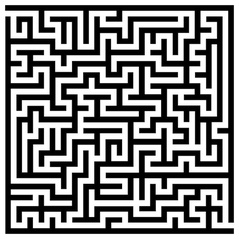
#> input picture labirinto.jpeg, 239 x 239 px, shrunk from 740 x 740 before the run
$ python main.py
#> lines starting #> are read from the running program, lines starting #| are printed output that depends on the picture; after the words box and inside, x2 and y2 are one past the last pixel; in counts of white or black regions, pixels touching at a corner belong together
### funcoes/encontrar_extremos.py
def encontrar_extremos(matriz):
    tam_cel = matriz.shape[0] / 41

    extremos = []
    pixels = []

    for i in range(1, 21):
        ini = int(tam_cel / 2)
        fim = int(tam_cel * 40 + tam_cel / 2)
        pos = int(i * 2 * tam_cel - tam_cel / 2)

        # Superior
        if matriz[ini, pos] == 1:
            extremos.append([1, i])
            pixels.append([ini, pos])

        # Esquerda
        if matriz[pos, ini] == 1:
            extremos.append([i, 1])
            pixels.append([pos, ini])

        # Inferior
        if matriz[fim, pos] == 1:
            extremos.append([20, i])
            pixels.append([fim, pos])

        # Direita
        if matriz[pos, fim] == 1:
            extremos.append([i, 20])
            pixels.append([pos, fim])

    return extremos, pixels

### funcoes/construir_grafo.py
import numpy as np

def coordenadas_centros(B: np.ndarray, m: int, n: int):
    """
    Calcula os centros das células da grade lógica.

    A imagem possui 2*m+1 subdivisões na altura e
    2*n+1 subdivisões na largura.
    """
    altura, largura = B.shape

    passo_y = altura / (2 * m + 1)
    passo_x = largura / (2 * n + 1)

    xs = [(2 * j + 1.5) * passo_x for j in range(n)]
    ys = [(2 * i + 1.5) * passo_y for i in range(m)]

    return xs, ys


def construir_grafo(B: np.ndarray, m: int, n: int) -> np.ndarray:
    """
    Constrói a matriz de adjacência.

    B: imagem binária, com 1 para caminho livre e 0 para parede.
    m: número de linhas de vértices.
    n: número de colunas de vértices.

    Retorna uma matriz de adjacência simétrica.
    """
    if B.ndim != 2:
        raise ValueError("A imagem binária deve ser bidimensional.")

    if m <= 0 or n <= 0:
        raise ValueError("m e n devem ser positivos.")

    altura, largura = B.shape

    if altura < 1 or largura < 1:
        raise ValueError("A imagem está vazia.")

    A = np.zeros((m * n, m * n), dtype=int)
    xs, ys = coordenadas_centros(B, m, n)

    def passagem_livre(x1, y1, x2, y2):
        x1, y1 = int(round(x1)), int(round(y1))
        x2, y2 = int(round(x2)), int(round(y2))

        # Verifica os limites da imagem.
        if not (
            0 <= x1 < largura
            and 0 <= x2 < largura
            and 0 <= y1 < altura
            and 0 <= y2 < altura
        ):
            return False

        # Movimento horizontal.
        if y1 == y2:
            pixels = B[
                y1,
                min(x1, x2):max(x1, x2) + 1
            ]

        # Movimento vertical.
        elif x1 == x2:
            pixels = B[
                min(y1, y2):max(y1, y2) + 1,
                x1
            ]

        else:
            return False

        return pixels.size > 0 and np.all(pixels == 1)

    for i in range(m):
        for j in range(n):
            u = i * n + j

            # Vizinho à direita.
            if j + 1 < n:
                v = u + 1

                if passagem_livre(
                    xs[j], ys[i],
                    xs[j + 1], ys[i]
                ):
                    A[u, v] = 1
                    A[v, u] = 1

            # Vizinho abaixo.
            if i + 1 < m:
                v = u + n

                if passagem_livre(
                    xs[j], ys[i],
                    xs[j], ys[i + 1]
                ):
                    A[u, v] = 1
                    A[v, u] = 1

    return A

### funcoes/visualizacao.py
import matplotlib.pyplot as plt

from funcoes.coordenada_no import coordenada_no
from funcoes.construir_grafo import coordenadas_centros


def visualizar_caminho(img, caminho, m, n, pixels):
    """Desenha o caminho mínimo sobre a imagem do labirinto.

    Parâmetros:
        img: imagem original do labirinto.
        caminho: lista ordenada de IDs dos vértices do caminho.
        m: número de linhas da grade.
        n: número de colunas da grade.
    """

    altura, largura = img.shape[:2]

    # converte cada ID em coordenadas de pixels.
    pontos = []

    for vertice in caminho:
        linha = (vertice - 1) // n + 1
        coluna = (vertice - 1) % n + 1

        x, y = coordenada_no(
            linha, coluna, largura, altura, n, m
        )
        pontos.append((x, y))

    # separa as coordenadas horizontais e verticais
    xs = [p[0] for p in pontos]
    ys = [p[1] for p in pontos]

    # cria a figura
    fig, ax = plt.subplots(figsize=(10, 10))
    ax.imshow(img, cmap="gray", origin="upper")

    # desenha o caminho mínimo em vermelho
    ax.plot(xs, ys, color="red", linewidth=2.5, zorder=3, label="Caminho mínimo")

    # pixels contém [linha, coluna] detectados pela Julia
    linha_entrada, coluna_entrada = pixels[0]
    linha_saida, coluna_saida = pixels[1]

    # marca a entrada em verde
    ax.scatter(
        coluna_entrada, linha_entrada,
        color="green", s=80,
        label="Entrada", zorder=4
    )

    # marca a saída em azul
    ax.scatter(
        coluna_saida, linha_saida,
        color="blue", s=80,
        label="Saída", zorder=4
    )

    ax.set_title("Caminho mínimo no labirinto")
    ax.legend(loc="upper left", bbox_to_anchor=(1.02, 1))
    ax.set_axis_off()
    fig.tight_layout()

    fig.savefig("caminho.png", dpi=200, bbox_inches="tight")
    plt.show()

def visualizar_grafo_caminho(B, A, m, n, caminho=None,mostrar_labirinto=True,nome_arquivo="grafo.png", pixels=None):

        """Visualiza o grafo construído a partir do labirinto.
           Ou destaca o caminho mínimo encontrado sobre o grafo.

        Parâmetros:
            B: imagem binária do labirinto.
            A: matriz de adjacência do grafo.
            m: número de linhas da grade.
            n: número de colunas da grade.
            caminho: lista ordenada de IDs dos vértices do caminho mínimo.
            mostrar_labirinto: se True, exibe a imagem do labirinto ao fundo;
            nome_arquivo: nome do arquivo em que a figura será salva.
        """
        if B.ndim != 2:
            raise ValueError("A imagem binária deve ser bidimensional.")

        if A.shape != (m * n, m * n):
            raise ValueError("A dimensão da matriz A é incompatível.")

        # altura = número de linhas de pixels; largura = número de colunas.
        altura, largura = B.shape

        # Calcula as coordenadas (x, y) dos centros das células da grade.
        # xs contém as posições horizontais das colunas.
        # ys contém as posições verticais das linhas.
        xs, ys = coordenadas_centros(B, m, n)

        # Cria uma figura e um eixo para desenhar o grafo.
        fig, ax = plt.subplots(figsize=(14, 12))


        # Verifica se a imagem do labirinto deve aparecer no fundo.
        if mostrar_labirinto:
                # Exibe a imagem binária em tons de cinza.
            ax.imshow(B, cmap="gray",origin="upper",interpolation="nearest")


        # Percorre todas as linhas da grade.
        for i in range(m):
            # Percorre todas as colunas da grade.
            for j in range(n):
                # Converte a posição (i, j), com índices começando em zero,
                # no índice correspondente do vértice na matriz de adjacência A.
                # A numeração dos vértices na matriz começa em zero.
                u = i * n + j

                # Verifica se existe uma coluna à direita
                # e se há uma aresta entre u e o vértice à direita.
                if j + 1 < n and A[u, u + 1] == 1:
                    # Desenha a aresta horizontal entre os centros das duas células.
                    ax.plot(
                        [xs[j], xs[j + 1]], # Coordenadas x: centro atual e centro à direita.
                        [ys[i], ys[i]],     # Coordenadas y: mesma linha.
                        color="cyan",
                        linewidth=1.2,
                        zorder=2
                    )
                # Verifica se existe uma linha abaixo
                # e se há uma aresta entre u e o vértice abaixo.
                if i + 1 < m and A[u, u + n] == 1:
                    ax.plot(
                        [xs[j], xs[j]],
                        [ys[i], ys[i + 1]],
                        color="cyan",
                        linewidth=1.2,
                        zorder=2
                    )

        # Percorre novamente todas as linhas da grade.
        for i in range(m):
            # Percorre todas as colunas da grade.
            for j in range(n):

                # Desenha o vértice localizado no centro da célula (i, j).
                ax.scatter(
                    xs[j],  # Coordenada horizontal do centro.
                    ys[i],  # Coordenada vertical do centro.
                    color="darkblue",
                    s=12,   # Tamanho do marcador.
                    zorder=3  # Desenha os vértices sobre as arestas.
                )


        # Destaca o caminho mínimo.
        if caminho:
            # Cria listas para armazenar as coordenadas dos vértices do caminho.
            pontos_x = []
            pontos_y = []

            # Percorre os IDs dos vértices na ordem do caminho.
            for vertice in caminho:
                # Converte o ID, que começa em 1, em índice de linha começando em zero.
                linha = (vertice - 1) // n

                # Converte o ID em índice de coluna começando em zero.
                coluna = (vertice - 1) % n

                # Guarda as coordenadas do centro desse vértice.
                pontos_x.append(xs[coluna])
                pontos_y.append(ys[linha])

            # Desenha o caminho conectando os vértices na ordem recebida.
            ax.plot(
                pontos_x, pontos_y,
                color="red",
                linewidth=2.5,
                zorder=4,     # O caminho aparece sobre os vértices e as arestas.
                label="Caminho mínimo"
            )
            # Destaca o primeiro vértice do caminho, o início.
            ax.scatter(
                pontos_x[0], pontos_y[0],
                color="green", s=70,
                zorder=5, label="Início do caminho mínimo"
            )

            # Destaca o último vértice do caminho, o destino.
            ax.scatter(
                pontos_x[-1], pontos_y[-1],
                color="blue", s=70,
                zorder=5, label="fim do caminho"
            )

            ax.legend(loc="upper left", bbox_to_anchor=(1.02, 1))

        # marca a entrada e a saída do labirinto.
        if pixels is not None:
            linha_entrada, coluna_entrada = pixels[0]
            linha_saida, coluna_saida = pixels[1]

            ax.scatter(
                coluna_entrada, linha_entrada,
                color="green", s=80,
                zorder=5, label="Entrada"
            )

            ax.scatter(
                coluna_saida, linha_saida,
                color="blue", s=80,
                zorder=5, label="Saída"
            )

            ax.legend(loc="upper left", bbox_to_anchor=(1.02, 1))

        # Define o título conforme a presença do caminho e a exibição do labirinto.
        titulo = (
            "Grafo completo com caminho mínimo"
            if caminho and not mostrar_labirinto
            else "Grafo sobreposto ao labirinto"
        )

        ax.set_title(titulo)
        ax.set_xlim(-0.5, largura - 0.5)
        ax.set_ylim(altura - 0.5, -0.5)
        ax.set_aspect("equal")
        ax.set_axis_off()

        plt.tight_layout()

        fig.savefig(nome_arquivo, dpi=200, bbox_inches="tight")
        plt.show()

### funcoes/dijkstra.py
import numpy as np

def dijkstra(A, s):
    A = np.asarray(A)
    n = A.shape[0]
    dist = np.full(n, np.inf, dtype=float)
    predecessores = np.full(n, -1, dtype=int)
    visit = np.zeros(n, dtype=bool)

    dist[s] = 0

    for _ in range(n):
        candidatos = np.where(~visit, dist, np.inf)
        u = int(np.argmin(candidatos))

        if np.isinf(dist[u]):
            break

        visit[u] = True

        vizinhos = np.flatnonzero(A[u])

        for vizinho in vizinhos:
            if visit[vizinho]:
                continue

            if dist[vizinho] > dist[u] + 1:
                dist[vizinho] = dist[u] + 1
                predecessores[vizinho] = u

    return dist, predecessores

### funcoes/reconstruir_caminho.py
import numpy as np

def reconstruir_caminho(anterior, s, t):

    caminho_inverso = []

    i = t

    while i != s:
        if i == -1:
            return []

        caminho_inverso.append(i)
        i = anterior[i]

    caminho_inverso.append(s)

    return caminho_inverso[::-1]

def calcular_metricas(caminho, s, t):

    if caminho:

        custo = len(caminho) -1
        arestas = len(caminho) -1
        vertices = len(caminho)

        return custo, arestas, vertices

    else:

        return np.inf, 0, 0

### funcoes/id_no.py
def id_no(i: int, j: int, n: int) -> int:
    """
    Converte a posição (linha, coluna) em um identificador inteiro.

    Args:
        i (int): Linha da célula.
        j (int): Coluna da célula.
        n (int): Número de colunas da grade.

    Returns:
        int: Identificador da célula, começando em 1.
    """

    if n <= 0:
        raise ValueError("O número de colunas deve ser positivo.")

    if not (1 <= i and 1 <= j <= n):
        raise ValueError("Coordenadas inválidas.")

    return (i - 1) * n + j

### main.py
from time import perf_counter

import matplotlib.pyplot as plt
import numpy as np
from PIL import Image

from funcoes.encontrar_extremos import encontrar_extremos
from funcoes.construir_grafo import construir_grafo
from funcoes.id_no import id_no
from funcoes.dijkstra import dijkstra
from funcoes.reconstruir_caminho import (reconstruir_caminho,calcular_metricas,)
from funcoes.visualizacao import (visualizar_caminho, visualizar_grafo_caminho,)


def main():
    # ==================================================
    # 1. Leitura e processamento da imagem
    # ==================================================
    imagem_original = np.array(
        Image.open("labirinto.jpeg").convert("L")
    )

    # Recorta as margens externas.
    linhas, colunas = np.where(imagem_original < 128)

    linha_min, linha_max = linhas.min(), linhas.max()
#> linha_min = 5; linha_max = 233
    coluna_min, coluna_max = colunas.min(), colunas.max()
#> coluna_min = 5; coluna_max = 233

    img = imagem_original[
        linha_min:linha_max + 1,
        coluna_min:coluna_max + 1
    ]
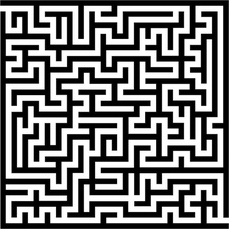
#> img: shape (229, 229); min 0, max 255, mean 123.9

    # 1 = caminho livre; 0 = parede.
    B = (img > 128).astype(int)
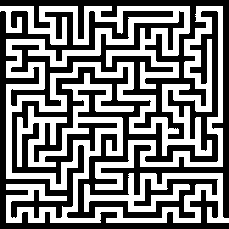
#> B: shape (229, 229) int64; values 0 (black) and 1 (white), 47.6% white; 1 white region, box (x1, y1, x2, y2) and area: (0, 6, 229, 223) 24955

    print("Dimensão da imagem binária:", B.shape)
#| Dimensão da imagem binária: (229, 229)

    # (a) Imagem original.
    plt.figure()
    plt.imshow(imagem_original, cmap="gray")
    plt.title("Labirinto original")
    plt.axis("off")
    plt.tight_layout()
    plt.savefig("labirinto_original.png", dpi=200,bbox_inches="tight")
    plt.show()

    # (b) Imagem binária.
    plt.figure()
    plt.imshow(B, cmap="gray")
    plt.title("Imagem binária do labirinto")
    plt.axis("off")
    plt.tight_layout()
    plt.savefig("labirinto_binario.png", dpi=200, bbox_inches="tight")
    plt.show()

    # ==================================================
    # 2. Identificação da entrada e da saída
    # ==================================================
    extremos, pixels = encontrar_extremos(B)
#> after the loop in encontrar_extremos, `for i in range(1, 21):`: extremos = [[1, 1], [20, 20]]; pixels = [[8, 2], [220, 226]]
#> extremos = [[1, 1], [20, 20]]; pixels = [[8, 2], [220, 226]]

    print("Entrada e saída:", extremos)
#| Entrada e saída: [[1, 1], [20, 20]]
    print("Pixels das aberturas:", pixels)
#| Pixels das aberturas: [[8, 2], [220, 226]]

    # ==================================================
    # 3. Construção do grafo
    # ==================================================
    m = n = 20
    A = construir_grafo(B, m, n)
#> in construir_grafo, `xs, ys = coordenadas_centros(B, m, n)`: xs = [8.38, 19.55, 30.72, 41.89, 53.06, 64.23, 75.4, 86.57, 97.74, 108.9, 120.1, 131.3, 142.4, 153.6, 164.8, 175.9, 187.1, 198.3, 209.5, 220.6]; ys has the same summary as xs
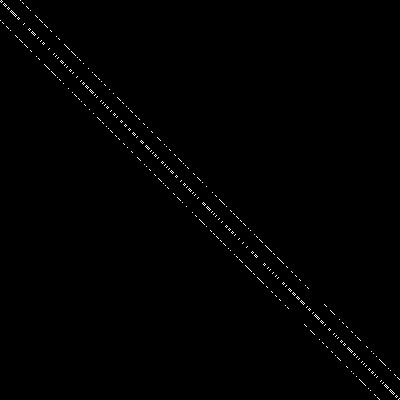
#> A: shape (400, 400) int64; values 0 (black) and 1 (white), 0.5% white in thin lines or dots

    numero_vertices = m * n
    numero_arestas = int(np.sum(A) // 2)
#> numero_arestas = 399

    print("Número de vértices:", numero_vertices)
    print("Número de arestas:", numero_arestas)
#| Número de arestas: 399

    # Identificadores dos vértices inicial e final.
    s = id_no(extremos[0][0], extremos[0][1], n)
#> s = 1
    t = id_no(extremos[1][0], extremos[1][1], n)
#> t = 400

    print("Vértice inicial:", s)
#| Vértice inicial: 1
    print("Vértice final:", t)
#| Vértice final: 400

    # (b) Grafo construído sobre o labirinto.
    visualizar_grafo_caminho(
        B, A, m, n,
        mostrar_labirinto=True,
        nome_arquivo="grafo_sobre_labirinto.png",
        pixels= pixels
    )
#> in visualizar_grafo_caminho, `xs, ys = coordenadas_centros(B, m, n)`: ys has the same summary as xs in construir_grafo
#> in visualizar_grafo_caminho, `linha_entrada, coluna_entrada = pixels[0]`: linha_entrada = 8; coluna_entrada = 2
#> in visualizar_grafo_caminho, `linha_saida, coluna_saida = pixels[1]`: linha_saida = 220; coluna_saida = 226
#> in visualizar_grafo_caminho, `fig.savefig(nome_arquivo, dpi=200, bbox_inches="tight")`:
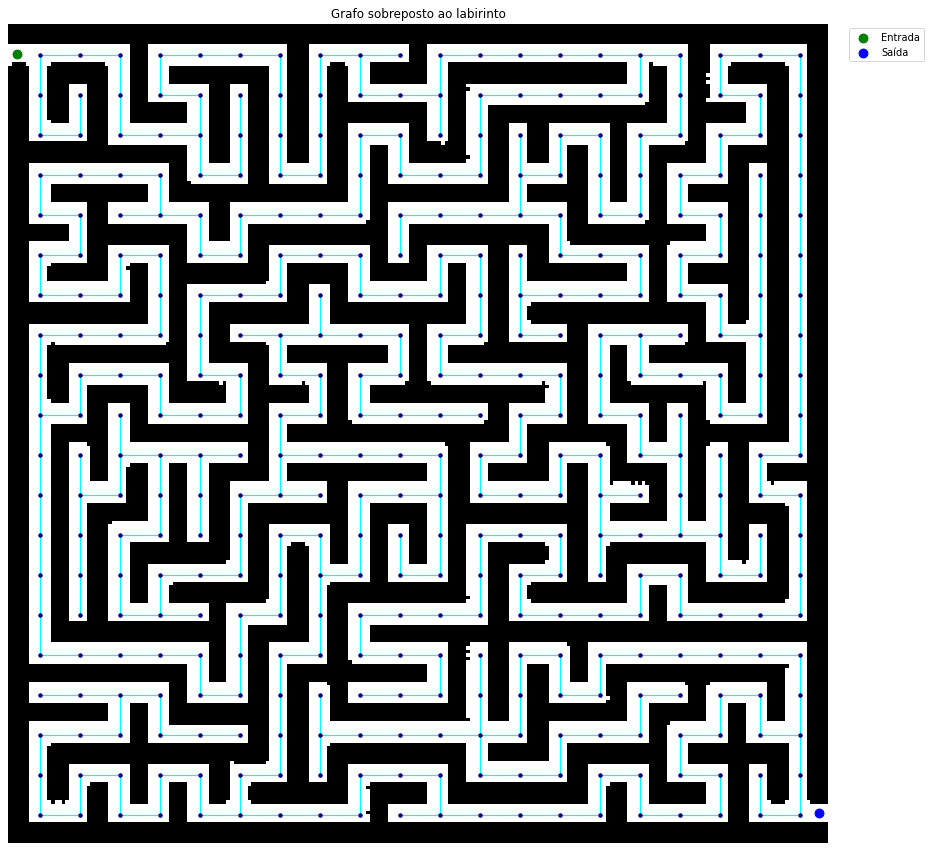
#> figure drawn by matplotlib, 1 panel

    # ==================================================
    # 4. Dijkstra e reconstrução do caminho mínimo
    # ==================================================
    inicio = perf_counter()
    dist, predecessores = dijkstra(A, s - 1)
#> the loop in dijkstra, `for _ in range(n):` made 400 passes
#> vizinhos on passes 1 to 3: [1, 20], [0, 2], [0, 40]
#> after the loop in dijkstra, `for _ in range(n):`: dist = 400 values, max 182 at index 328, min 0 at index 0, mean 92.83; predecessores = 400 values, max 399 at index 398, min -1 at index 0, mean 198.4
    tempo_execucao = perf_counter() - inicio

    caminho = reconstruir_caminho(
        predecessores, s - 1, t - 1
    )
#> the loop in reconstruir_caminho, `while i != s:` made 122 passes
#> i on passes 1 to 12: 379, 359, 358, 338, 337, 357, 356, 376, 377, 397, 396, 395
#> after the loop in reconstruir_caminho, `while i != s:`: caminho_inverso = 122 values, max 399 at index 0, min 1 at index 121, mean 179.9
#> caminho = 123 values, max 399 at index 122, min 0 at index 0, mean 178.4

    if caminho is None or len(caminho) == 0:
        raise ValueError("Não foi encontrado um caminho entre a entrada e a saída.")

    # Converte os IDs de 0-based para 1-based.
    caminho_ids = [int(v) + 1 for v in caminho]
#> caminho_ids = 123 values, max 400 at index 122, min 1 at index 0, mean 179.4

    print("Distância mínima até a saída:", dist[t - 1])
#| Distância mínima até a saída: 122.0
    print("Custo do caminho:", calcular_metricas(
        caminho, s - 1, t - 1
    )[0])
#> in calcular_metricas, `custo = len(caminho) -1`: custo = 122
#> in calcular_metricas, `vertices = len(caminho)`: vertices = 123
#| Custo do caminho: 122
    print("Número de vértices no caminho:", len(caminho))
#| Número de vértices no caminho: 123
    print("Número de movimentos:", len(caminho) - 1)
#| Número de movimentos: 122
    print(f"Tempo de Dijkstra: {tempo_execucao:.6f} segundos")

    # ==================================================
    # 5. Visualização do caminho mínimo
    # ==================================================

    # (c) Apenas o caminho mínimo sobre o labirinto.
    visualizar_caminho(img, caminho_ids, m, n, pixels)
#> the loop in visualizar_caminho, `for vertice in caminho:` made 1 pass
#> after the loop in visualizar_caminho, `for vertice in caminho:`: pontos = []
#> (the call stopped at in visualizar_caminho, `x, y = coordenada_no( linha, coluna, largura, altura, n, m )`: funcoes is not available in this run)

    # (d) Grafo completo com o caminho mínimo destacado.
    visualizar_grafo_caminho(
        B, A, m, n,
        caminho=caminho_ids,
        mostrar_labirinto=False,
        nome_arquivo="grafo_com_caminho.png"
    )
#> call 2 of visualizar_grafo_caminho, with m = 20, n = 20, mostrar_labirinto = False, nome_arquivo = 'grafo_com_caminho.png'
#> the loop in visualizar_grafo_caminho (call 2), `for vertice in caminho:` made 123 passes
#> (vertice, linha, coluna) on passes 4 to 15: (23, 1, 2), (43, 2, 2), (44, 2, 3), (45, 2, 4), (25, 1, 4), (24, 1, 3), (4, 0, 3), (5, 0, 4), (6, 0, 5), (7, 0, 6), (27, 1, 6), (47, 2, 6)
#> (linha, coluna) on passes 1, 2, 3, 34: (0, 0), (0, 1), (0, 2), (1, 12)
#> after the loop in visualizar_grafo_caminho (call 2), `for vertice in caminho:`: pontos_x = 123 values, max 220.6 at index 120, min 8.38 at index 0, mean 86.75; pontos_y = 123 values, max 220.6 at index 96, min 8.38 at index 0, mean 104.1
#> in visualizar_grafo_caminho (call 2), `titulo = ( "Grafo completo com caminho mínimo" if caminho and not most..`: titulo = 'Grafo completo com caminho mínimo'
#> in visualizar_grafo_caminho (call 2), `fig.savefig(nome_arquivo, dpi=200, bbox_inches="tight")`:
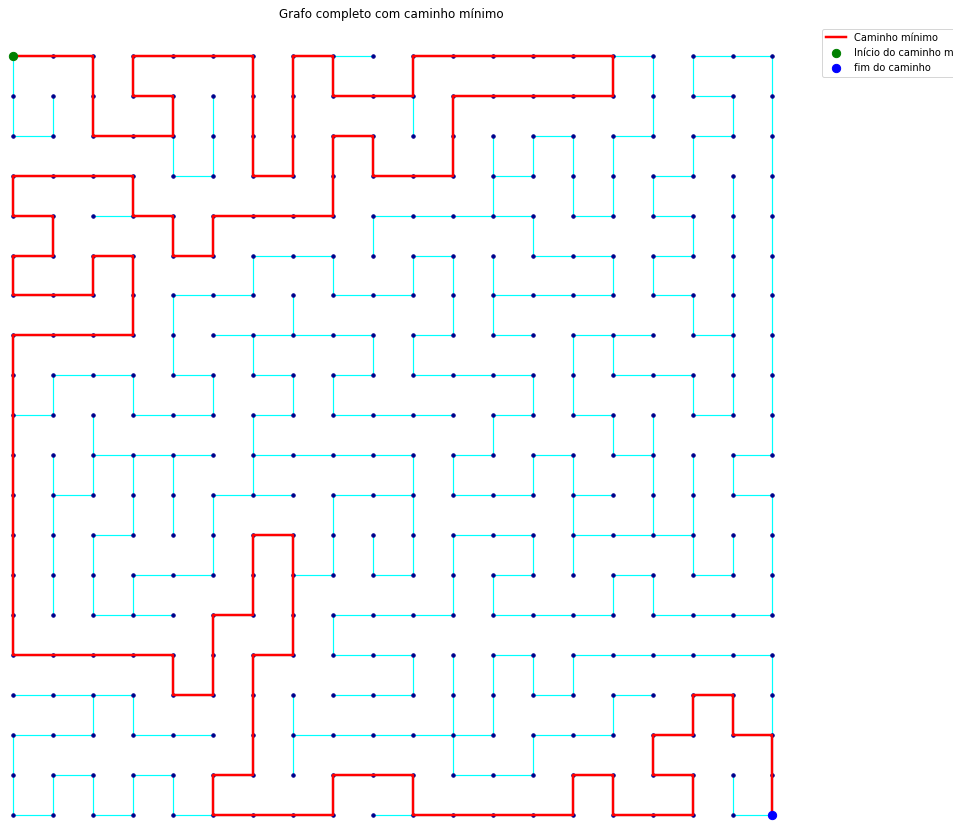
#> figure drawn by matplotlib, 1 panel


if __name__ == "__main__":
    main()
